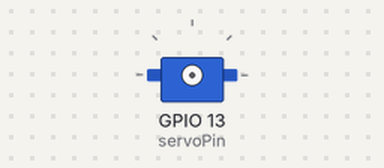
Recording of a sketch running on a simulated ESP32. Shown: servo. WiFi joins after 1.5 s; servers stay silent unless stated; uploads are accepted with an empty reply; the camera gives no picture; what the sketch prints to the serial monitor is not drawn.

Above: at 0.1 s.
At 2.1 s:
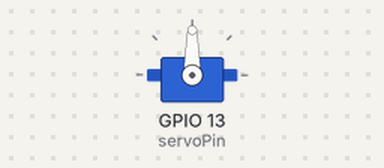
Timing chart, 0 to 8.6 s (numbered marks = the images above):
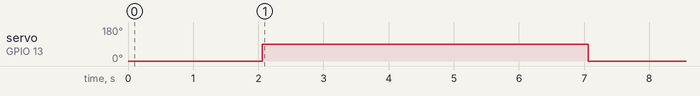

Measured:
- by itself, servo on GPIO 13 (servoPin): 0° → 90° at 2.1 s, → 0° 5.0 s later

The sketch:

smart_bin_2.ino
```cpp
#include <WiFi.h>
#include <HTTPClient.h>
#include "esp_camera.h"
#include <ESP32Servo.h>

// Ganti dengan konfigurasi kamera yang sesuai dengan board-mu
#define PWDN_GPIO_NUM     -1
#define RESET_GPIO_NUM    -1
#define XCLK_GPIO_NUM     0
#define SIOD_GPIO_NUM     26
#define SIOC_GPIO_NUM     27

#define Y9_GPIO_NUM       35
#define Y8_GPIO_NUM       34
#define Y7_GPIO_NUM       39
#define Y6_GPIO_NUM       36
#define Y5_GPIO_NUM       21
#define Y4_GPIO_NUM       19
#define Y3_GPIO_NUM       18
#define Y2_GPIO_NUM       5
#define VSYNC_GPIO_NUM    25
#define HREF_GPIO_NUM     23
#define PCLK_GPIO_NUM     22

const char* ssid = "siapa";
const char* password = "airinristiii";
const char* serverName = "http://http://http://192.168.43.224:666/predict"; // POST ke /predict

Servo device;
const int servoPin = 13;
int currentStatus = -1;

void startCamera() {
  camera_config_t config;
  config.ledc_channel = LEDC_CHANNEL_0;
  config.ledc_timer   = LEDC_TIMER_0;
  config.pin_d0       = Y2_GPIO_NUM;
  config.pin_d1       = Y3_GPIO_NUM;
  config.pin_d2       = Y4_GPIO_NUM;
  config.pin_d3       = Y5_GPIO_NUM;
  config.pin_d4       = Y6_GPIO_NUM;
  config.pin_d5       = Y7_GPIO_NUM;
  config.pin_d6       = Y8_GPIO_NUM;
  config.pin_d7       = Y9_GPIO_NUM;
  config.pin_xclk     = XCLK_GPIO_NUM;
  config.pin_pclk     = PCLK_GPIO_NUM;
  config.pin_vsync    = VSYNC_GPIO_NUM;
  config.pin_href     = HREF_GPIO_NUM;
  config.pin_sscb_sda = SIOD_GPIO_NUM;
  config.pin_sscb_scl = SIOC_GPIO_NUM;
  config.pin_pwdn     = PWDN_GPIO_NUM;
  config.pin_reset    = RESET_GPIO_NUM;
  config.xclk_freq_hz = 20000000;
  config.pixel_format = PIXFORMAT_JPEG;
  config.frame_size = FRAMESIZE_QVGA;
  config.jpeg_quality = 10;
  config.fb_count = 1;

  // Init camera
  esp_err_t err = esp_camera_init(&config);
  if (err != ESP_OK) {
    Serial.printf("Camera init failed with error 0x%x", err);
    return;
  }
}

void setup() {
  Serial.begin(115200);

  WiFi.begin(ssid, password);
  Serial.print("Connecting to WiFi");
  while (WiFi.status() != WL_CONNECTED) {
    delay(500); Serial.print(".");
  }
  Serial.println("\nConnected to WiFi");

  startCamera();
  device.attach(servoPin);
  device.write(0);
}

void loop() {
  if (WiFi.status() == WL_CONNECTED) {
    camera_fb_t * fb = esp_camera_fb_get();
    Serial.println(WiFi.localIP());
    if (!fb) {
      Serial.println("Camera capture failed");
      return;
    }

    HTTPClient http;
    http.begin(serverName);
    http.addHeader("Content-Type", "image/jpeg");

    int httpResponseCode = http.POST(fb->buf, fb->len);
    if (httpResponseCode > 0) {
      String response = http.getString();
      Serial.println("Server response: " + response);

      int statusIndex = response.indexOf(":") + 1;
      int endIndex = response.indexOf("}");
      String statusString = response.substring(statusIndex, endIndex);
      int newStatus = statusString.toInt();

      if (newStatus != currentStatus) {
        currentStatus = newStatus;

        if (currentStatus == 0) {
          device.write(90);
          Serial.println("Servo: Cardboard");
        } else if (currentStatus == 1) {
          device.write(90);
          Serial.println("Servo: Glass");
        } else {
          Serial.println("Servo: Tidak valid");
        }

        delay(5000);
        device.write(0);
      }
    } else {
      Serial.print("HTTP POST error: ");
      Serial.println(httpResponseCode);
    }

    http.end();
    esp_camera_fb_return(fb);
  }

  delay(5000); // ambil gambar tiap 5 detik
}
```
